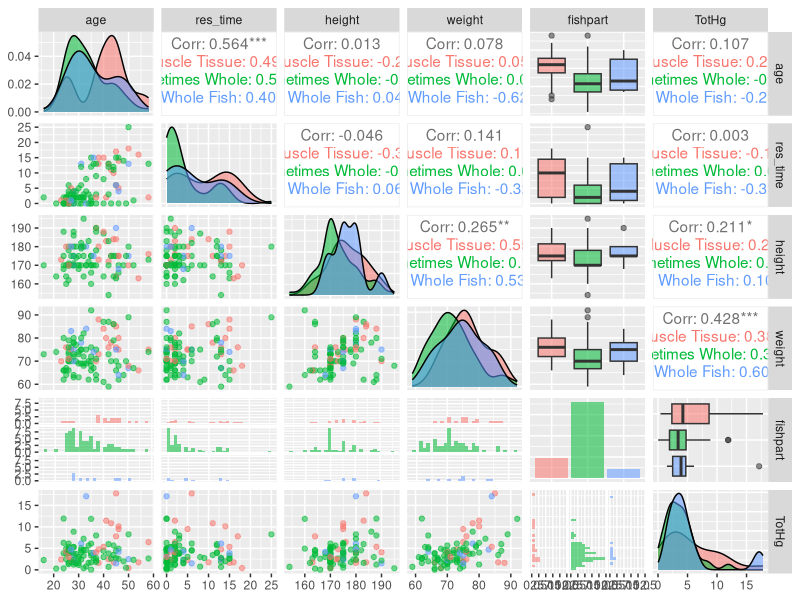
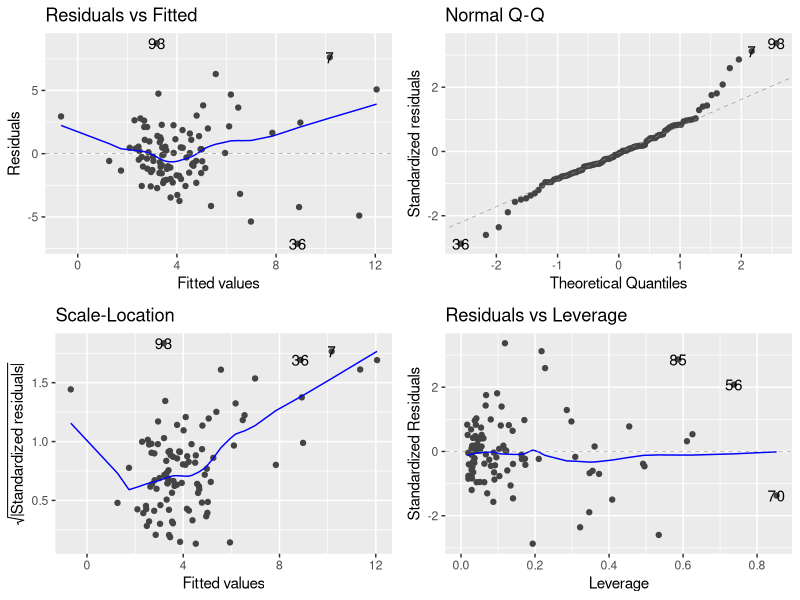
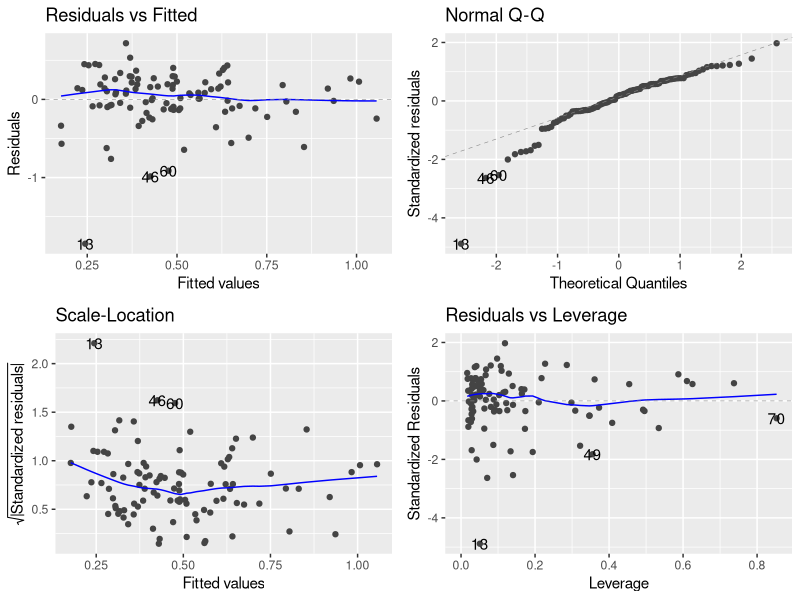
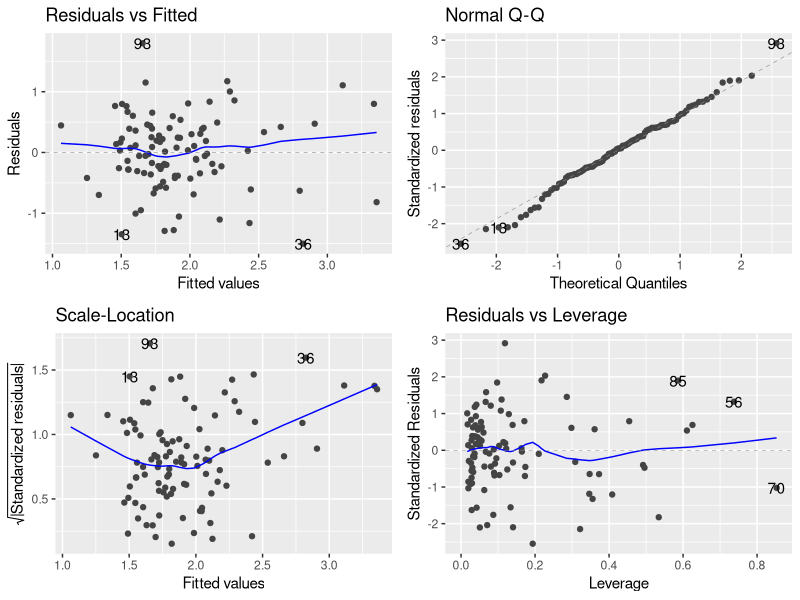

Source code (R) for these figures, in order:
## ---- chunk 1
## Code that loads the packages we will use 
##   without output to the screen
knitr::opts_chunk$set(echo = TRUE)
library(tidyverse)
library(ggfortify)
library(GGally)
library(car)
## ---- chunk 2
# read in the data
fishermen_hg <- read_csv("fishermen_mercury.csv",
                         show_col_types = FALSE)
# data handling
# categorical levels make sense
fishermen_hg <- fishermen_hg |>
  mutate(fishpart = factor(fishpart,
                           levels=c(1,2,3),
                           labels=c("Muscle Tissue",
                                    "Sometimes Whole",
                                    "Whole Fish")) )
names(fishermen_hg)
## ---- chunk 3

# EDA for regression -- ggpairs() to create the scatter plot matrix
# Want the responce variable to be last -- This helps us to focus on the relationship between predication and response
# Also creates predictions on the x-axis and response on rhe y-axis all within the final row
# Correlations on the final column

# Categorical variable to color by
# mapping = (aes(color=cat))

ggpairs(fishermen_hg, columns=c(1, 2, 3, 4, 5 ,6),
        mapping=aes(color=fishpart, alpha = 0.3))

## ---- chunk 4
fish_full_model <- lm(TotHg ~ (age + res_time + height + weight) * fishpart, data = fishermen_hg)
## ---- chunk 5
autoplot(fish_full_model)
## ---- chunk 6
fish_log10_model <- lm(log10(TotHg) ~ (age + res_time + height + weight) * fishpart, data = fishermen_hg)
autoplot(fish_log10_model)
## ---- chunk 7
fish_sqrt_model <- lm(sqrt(TotHg) ~ (age + res_time + height + weight) * fishpart, data = fishermen_hg)
autoplot(fish_sqrt_model)
summary(fish_sqrt_model)
## ---- chunk 8
car::vif(fish_sqrt_model)
## ---- chunk 9
# reduced model would be all of the main effects with NO interactions
# rediced model test can only compare models with the same response -- continue using transformed response

fish_sqrt_main <- lm(sqrt(TotHg) ~ age+res_time+height+weight+fishpart, data = fishermen_hg)

# Reduced model test 
# anova(reduced model, complex model)

anova(fish_sqrt_main, fish_sqrt_model)
summary(fish_sqrt_main)
## ---- chunk 10

## ---- chunk 11

## ---- chunk 12

## ---- chunk 13

## ---- chunk 14

## ---- chunk 15

## ---- chunk 16

## ---- chunk 17

## ---- chunk 18

## ---- chunk 19

## ---- chunk 20
